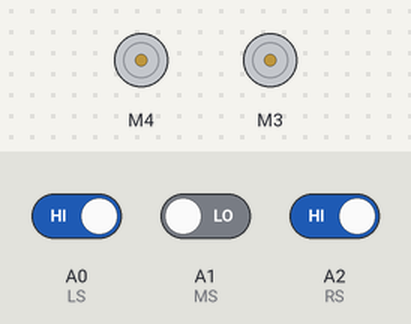
This sketch was run on a simulated Arduino Uno, built with avr-gcc and run on an emulated ATmega328P. Parts: 2 × DC motor (green arrow = forward, orange = backward, longer = faster). Inputs (shaded band) come from the test bench; at power-on: A0 (LS) HIGH, A1 (MS) LOW, A2 (RS) HIGH.

Above: at 1.2 s.
1.3 s: A0 (LS) driven LOW
At 2.4 s:
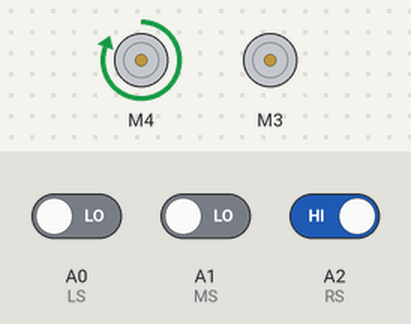
2.8 s: A1 (MS) driven HIGH
At 3.6 s:
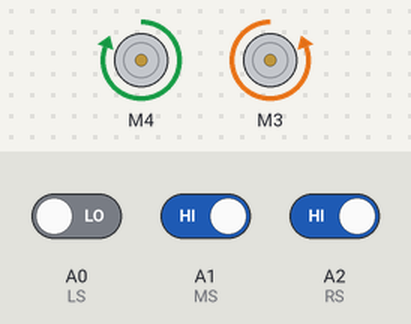
4.3 s: A2 (RS) driven LOW
At 4.7 s:
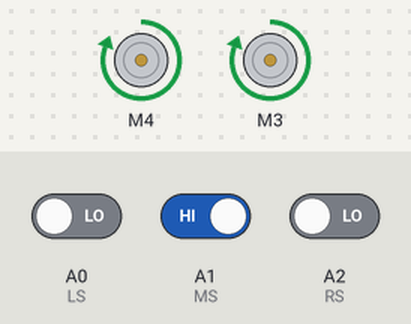
5.8 s: A0 (LS) driven HIGH
At 7.0 s:
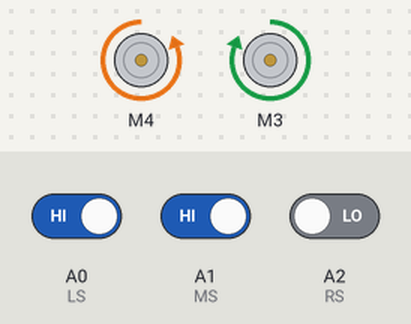
7.3 s: A1 (MS) driven LOW
At 8.2 s:
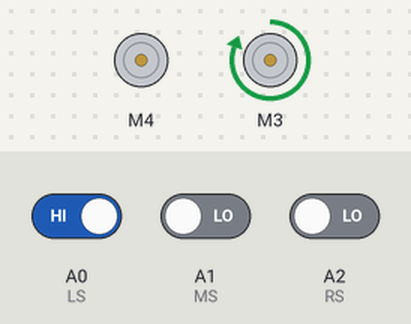
8.8 s: A0 (LS) driven LOW
At 9.3 s:
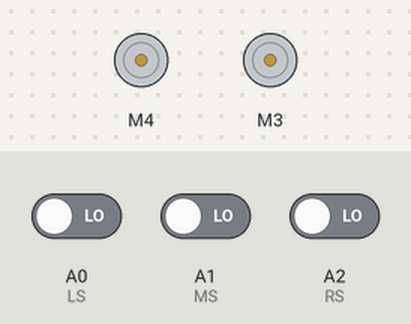
Timing chart, 0 to 11.3 s (numbered marks = the images above; inputs shaded):
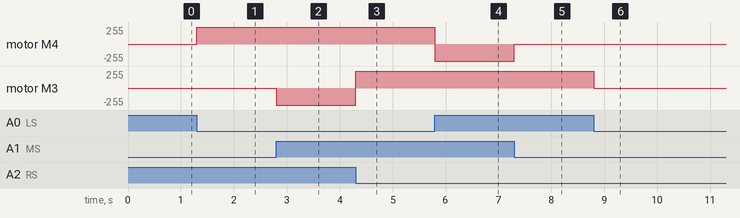

Measured:
- after the input at 1.3 s, motor M4: stopped → forward 255/255 at once
- after the input at 2.8 s, motor M3: stopped → backward 255/255 at once
- after the input at 4.3 s, motor M3: backward 255/255 → forward 255/255 at once
- after the input at 5.8 s, motor M4: forward 255/255 → backward 255/255 at once
- after the input at 7.3 s, motor M4: backward 255/255 → stopped at once
- after the input at 8.8 s, motor M3: forward 255/255 → stopped at once

The sketch:

LINE_FOLLOWING_ROBOT.ino
```cpp
/*
Designed and Developed by:
 "YOUNG INNOVATORS EDUCATIONAL SERVICES PVT. LTD."


NOTE:
 YOU HAVE TO INSTALL THE AFMOTOR LIBRARY BEFORE UPLOAD THE CODE//
 GO TO SKETCH >> INCLUDE LIBRARY >> MANAGE LIBRARIES >> SEARCH FOR AFMOTOR AND INSTALL IT
 OR DOWNLOAD FROM GOOGLE
 GO TO SKETCH >> INCLUDE LIBRARY >> ADD .ZIP LIBRARY >> SELECT AF MOTOR ZIP FILE //
*/

#include <AFMotor.h>

//defining pins and variables
int LS = A0;     // Left sensor
int MS = A1;    // Middle Sensor
int RS = A2;   // Right sensor


//defining motors
AF_DCMotor motor1(4);
AF_DCMotor motor2(3);


void setup()
{
   pinMode(LS, INPUT);
   pinMode(MS, INPUT);
   pinMode(RS, INPUT);
}

void loop()
{
     //Forward when Middle Sensor on Black Line
     if((digitalRead(RS)== 0) && (digitalRead(MS)== 1) && (digitalRead(LS)== 0))
     {
        motor1.run(FORWARD);
        motor1.setSpeed(255);
        motor2.run(FORWARD);
        motor2.setSpeed(255);
     }

     //Sharp Left: When Left and Middle Sensor on Black Line
     if((digitalRead(RS)== 0) && (digitalRead(MS)== 1) && (digitalRead(LS)== 1))
     {
        motor1.run(BACKWARD);
        motor1.setSpeed(255);
        motor2.run(FORWARD);
        motor2.setSpeed(255);
     }

     //Sharp Right: When Right and Middle Sensor on Black Line
     if((digitalRead(RS)== 1) && (digitalRead(MS)== 1) && (digitalRead(LS)== 0))
     {
        motor1.run(FORWARD);
        motor1.setSpeed(255);
        motor2.run(BACKWARD);
        motor2.setSpeed(255);
     }

    // Turn Left: When Left Sensor is on Black Line
    if((digitalRead(RS)== 0) && (digitalRead(MS)== 0) && (digitalRead(LS)== 1))
    {
      motor1.run(RELEASE);
      motor1.setSpeed(0);
      motor2.run(FORWARD);
      motor2.setSpeed(255);
    }

    // Turn Right: When Right Sensor is on Black Line
    if((digitalRead(RS)== 1) && (digitalRead(MS)== 0) && (digitalRead(LS)== 0))
    {
      motor1.run(FORWARD);
      motor1.setSpeed(255);
      motor2.run(RELEASE);
      motor2.setSpeed(0);
    }

    // STOP: ALL 3 SENSORS ARE ON BLACK  SURFACE
    if((digitalRead(RS)== 1) && (digitalRead(MS)== 1) && (digitalRead(LS)== 1))
    {
      motor1.run(RELEASE);
      motor1.setSpeed(0);
      motor2.run(RELEASE);
      motor2.setSpeed(0);
    }

   // STOP: ALL 3 SENSORS ARE ON WHITE SURFACE
    if((digitalRead(RS)== 0) && (digitalRead(MS)== 0) && (digitalRead(LS)== 0))
    {
      motor1.run(RELEASE);
      motor1.setSpeed(0);
      motor2.run(RELEASE);
      motor2.setSpeed(0);
    }
}
```
